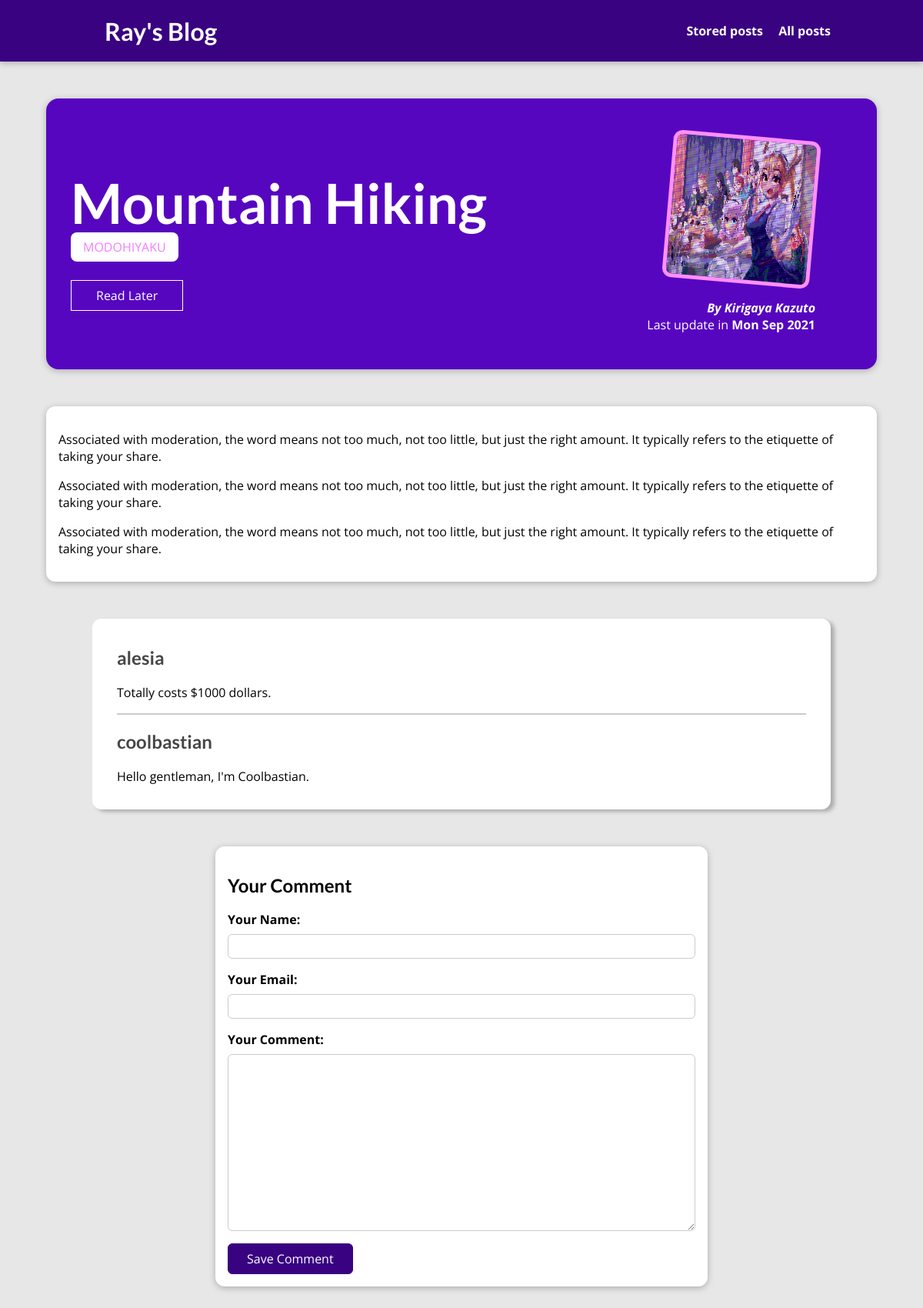
The page /posts/star-burst-stream on the database its author committed.
### blog/models.py (models this page shows, shortened)
class Post(models.Model):
    title = models.CharField(max_length=100)
    excerpt = models.CharField(max_length=200)
    image = models.ImageField(upload_to="posts", null=True)
    date = models.DateTimeField(auto_now=True)
    slug = models.SlugField(unique=True, db_index=True)
    content = models.TextField(validators=[MinLengthValidator(10)])
    author = models.ForeignKey(
        Author, on_delete=models.SET_NULL, null=True, related_name="posts")
    tags = models.ManyToManyField(Tag)

class Tag(models.Model):
    caption = models.CharField(max_length=50)

class Author(models.Model):
    first_name = models.CharField(max_length=100)
    last_name = models.CharField(max_length=100)
    email_address = models.EmailField()
    def full_name(self):
        return f"{self.first_name} {self.last_name}"
    def __str__(self):
        return self.full_name()

class Comment(models.Model):
    user_name = models.CharField(max_length=120)
    user_email = models.EmailField()
    text = models.TextField(max_length=400)
    post = models.ForeignKey(
        Post, on_delete=models.CASCADE, related_name="comments")

### blog/views.py (the view, shortened to what this page needs)
# urls.py: path("posts/<slug:slug>", views.PostDetailView.as_view(),
class PostDetailView(View):
    def is_stored_post(self, request, post_id):
        stored_posts = request.session.get("stored_posts")
        if stored_posts is not None:
            is_saved_for_later = post_id in stored_posts
        else:
            is_saved_for_later = False
        return is_saved_for_later
    def get(self, request, slug):
        post = Post.objects.get(slug=slug)
        context = {
            "post": post,
            "post_tags": post.tags.all(),
            "comment_form": CommentForm(),
            "comments": post.comments.all().order_by("-id"),
            "saved_for_later": self.is_stored_post(request, post.id)
        }
        return render(request, "blog/post-detail.html", context)

### blog/forms.py
class CommentForm(forms.ModelForm):
    class Meta:
        model = Comment
        exclude = ["post"]
        labels = {
            "user_name": "Your Name",
            "user_email": "Your Email",
            "text": "Your Comment"
        }

### blog/templates/blog/post-detail.html (shortened to what this page needs)
{% extends 'base.html' %}
{% load static %}
{% block css_files %}
    <link rel="stylesheet" href="{%static "blog/post-detail.css" %}">
{% endblock %}
{% block content %}
    <section id="summary">
        <h2>{{ post.title }}</h2>
        <div>
            {% for tag in post_tags %}
                <span class="tag">{{ tag.caption }}</span>
            {% endfor %}
        </div>
        <div id="read-later">
            <form action="{% url "read-later" %}" method="POST">
                <button>
                    {% if saved_for_later %}
                        Remove from "Read Later" List
                    {% else %}
                        Read Later
                    {% endif %}
                </button>
            </form>
        </div>
        <article>
            <img src="{{ post.image.url }}" alt="{{ post.title }}">
            <address>By <a href="mailto:{{ post.author.email_address }}">{{ post.author|title }}</a></address>
            <div>Last update in <time>{{ post.date|date:"D M Y" }}</time></div>
        </article>
    </section>
    <main>
        {{ post.content|linebreaks }}
    </main>
    <section id="comments">
        <ul>
            {% for comment in comments %}
                <li>
                    <h2>{{ comment.user_name }}</h2>
                    <p>{{ comment.text|linebreaks }}</p>
                </li>
            {% endfor %}
        </ul>
    </section>
    <section id="comment-form">
        <h2>Your Comment</h2>
        <form action="{% url "post-detail-page" post.slug %}" method="POST">
            {% for form_field in comment_form %}
                <div class="form-control {% if form_field.errors %}invalid{% endif %}">
                    {{ form_field.label_tag }}
                    {{ form_field }}
                </div>
            {% endfor %}
                <button type="submit">Save Comment</button>
        </form>
    </section>
{% endblock %}

### templates/base.html (shortened to what this page needs)
{% load static %}
<!DOCTYPE html>
<html lang="en">
<head>
    <mete charset="UTF-8">
    <link rel="stylesheet" href="{% static "app.css"%}">
    {% block css_files %}{% endblock %}
</head>
<body>
    <header id="main-navigation">
        <h1><a href="{% url "starting-page" %}">Ray's Blog</a></h1>
        <nav>
            <a href="{% url "read-later" %}">Stored posts</a>
            <a href="{% url "posts-page" %}">All posts</a>
        </nav>
    </header>
    {% block content %}
    {% endblock %}
</body>
</html>

### static/app.css (style rules this page uses)
* { box-sizing: border-box; }
html { font-family: 'Open Sans', 'Lato', sans-serif; }
body { margin: 0; }
h1, h2, h3 { font-family: 'Lato', sans-serif; font-weight: bold; }
#main-navigation { width: 100%; height: 5rem; display: flex; justify-content: space-between; align-items: center; padding: 0 10%; position: absolute; top: 0; left: 0; }
#main-navigation a { text-decoration: none; color: white; font-weight: bold; margin-left: 1rem; }

### blog/static/blog/post-detail.css (style rules this page uses)
body { background-color: #e7e7e7; }
#main-navigation { background-color: #390281; box-shadow: 0 2px 8px rgba(0, 0, 0, 0.25); }
#summary { margin: 8rem auto 3rem auto; padding: 2rem; width: 90%; max-width: 90rem; border-radius: 16px; background-color: #5706c0; position: relative; box-shadow: 0 2px 8px rgba(0, 0, 0, 0.25); height: 22rem; }
#summary h2 { color: white; font-size: 4.5rem; margin-bottom: 0.25rem; }
#summary article { position: absolute; top: 2rem; right: 3rem; padding: 1rem 2rem; border-radius: 12px; text-align: right; color: white; }
#summary article img { width: 12rem; height: 12rem; border-radius: 12px; transform: rotateZ(5deg); border: 5px solid rgb(255, 143, 249); margin-bottom: 1rem; }
#summary address { font-weight: bold; }
#summary a { text-decoration: none; color: white; }
#summary time { font-weight: bold; }
main { width: 90%; max-width: 90rem; margin: 3rem auto; background-color: white; padding: 1rem; border-radius: 12px; box-shadow: 0 2px 8px rgba(0, 0, 0, 0.25); }
.tag { background-color: white; color:rgb(244, 126, 255); padding: 0.5rem 1rem; border-radius: 8px; }
#comment-form { margin: 3rem auto; width: 90%; max-width: 40rem; border-radius: 12px; background-color: white; box-shadow: 0 2px 8px rgba(0, 0, 0, 0.25); padding: 1rem; }
#comment-form button { font: inherit; background-color: #390281; color: white; border: 1px solid #390281; padding: 0.5rem 1.5rem; border-radius: 6px; cursor: pointer; transition: all 0.4s ease; }
.form-control { margin-bottom: 1rem; }
.form-control label { font-weight: bold; margin-bottom: 0.5rem; display: block; }
.form-control input, .form-control textarea { display: block; width: 100%; font: inherit; padding: 0.25rem; border-radius: 6px; border: 1px solid #ccc; }
#comments { margin: 3rem auto; width: 90%; max-width: 60rem; border-radius: 12px; background-color: white; box-shadow: 0 2px 8px rgba(0, 0, 0, 0.25); padding: 1rem 2rem; box-shadow: 5px 3px 5px rgba(0, 0, 0, 0.25); }
#comments ul { list-style: none; margin: 0; padding: 0; }
#comments li { margin-bottom: 1rem; border-bottom: 2px solid #ccc; }
#comments li:last-of-type { border-bottom: none; }
#comments h2 { color: #464646; }
#read-later { margin: 2rem 0; }
#read-later button { background-color: transparent; border: 1px solid white; padding: 0.5rem 2rem; font: inherit; color: white; cursor: pointer; }

### rows shown on the page
Post: title "Mountain Hiking", image (picture), author "Kirigaya Kazuto", date "Mon Sep 2021", content "Associated with moderation, the word means not too much, not too little, but just the right amount. It typically refers to the etiquette of taking your share. Associated with moderation, the word means not too much, not too little, but just the right amount. It typically refers to the etiquette of taking your share. Associated with moderation, the word means not too much, not too little, but just the right amount. It typically refers to the etiquette of taking your share."
Tag: caption "MODOHIYAKU"
Comment: user_name "alesia", text "Totally costs $1000 dollars."
Comment: user_name "coolbastian", text "Hello gentleman, I'm Coolbastian."
